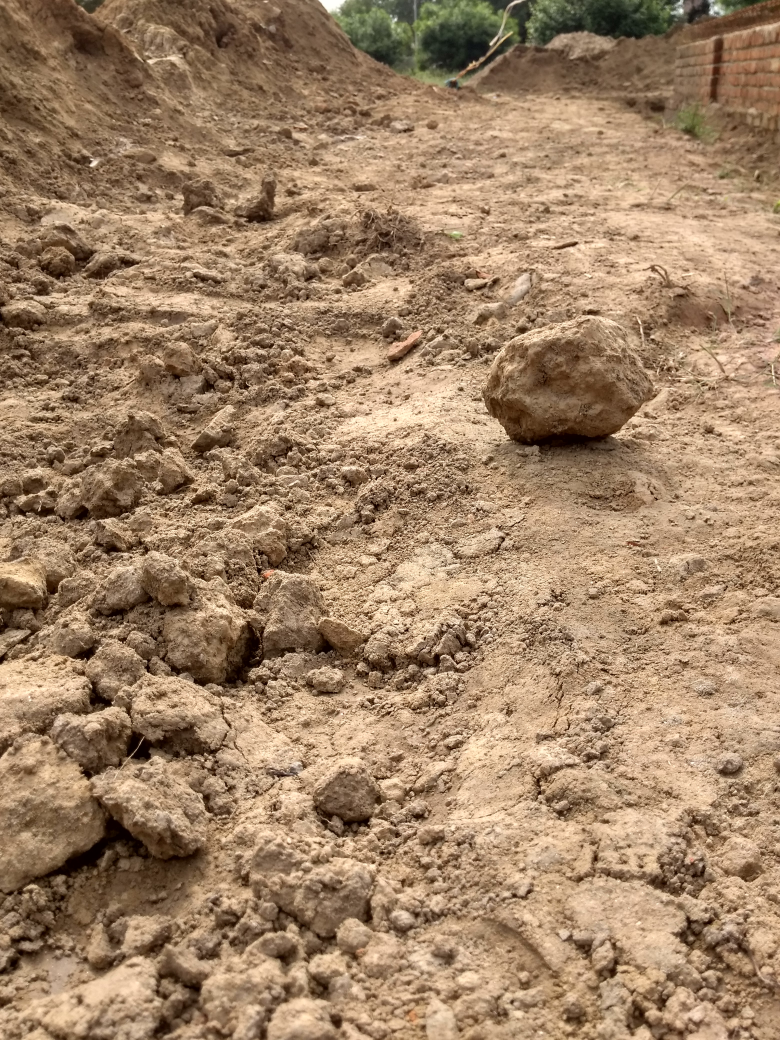
#> input picture codes/testing /obstacle detection/mars9.jpg, 3120 x 4160 px (shown at 1/4 size)
$ python test3.py   (Python 2 division)   (older library calls are emulated)
#> lines starting #> are read from the running program, lines starting #| are printed output that depends on the picture; after the words box and inside, x2 and y2 are one past the last pixel; in counts of white or black regions, pixels touching at a corner belong together
#INFERNO 2018
#obstacle detection image processing code

#from picamera.array import PiRGBArray
#from picamera import PiCamera
import argparse
import time
import cv2
import numpy as np

# choosing image to be processed
img = cv2.imread("mars9.jpg")
#> img is the input picture: shape (4160, 3120, 3); mean B, G, R 102.2, 131.1, 160.4
'''
width = 599
height = 346
dim = (width, height)

# resize image
img = cv2.resize(img, dim, interpolation = cv2.INTER_AREA)
'''
'''
#setup args
ap = argparse.ArgumentParser()
ap.add_argument("-v", "--video", help="path to the video file")
ap.add_argument("-a", "--min-area", type=int, default=500, help="minimum area size")
args = vars(ap.parse_args())

#pause
time.sleep(0.1)
'''
#setup coloring bounding arrays
lower_RGB = np.array([0,0,0])
upper_RGB = np.array([85,85,85])

# begin looping video and process frame-by-frame
#while(1):
        # specify image as incoming frame from RPI camera
#   ret,image = cap.read()

        # conduct color threshold
mask = cv2.inRange(img,lower_RGB,upper_RGB)
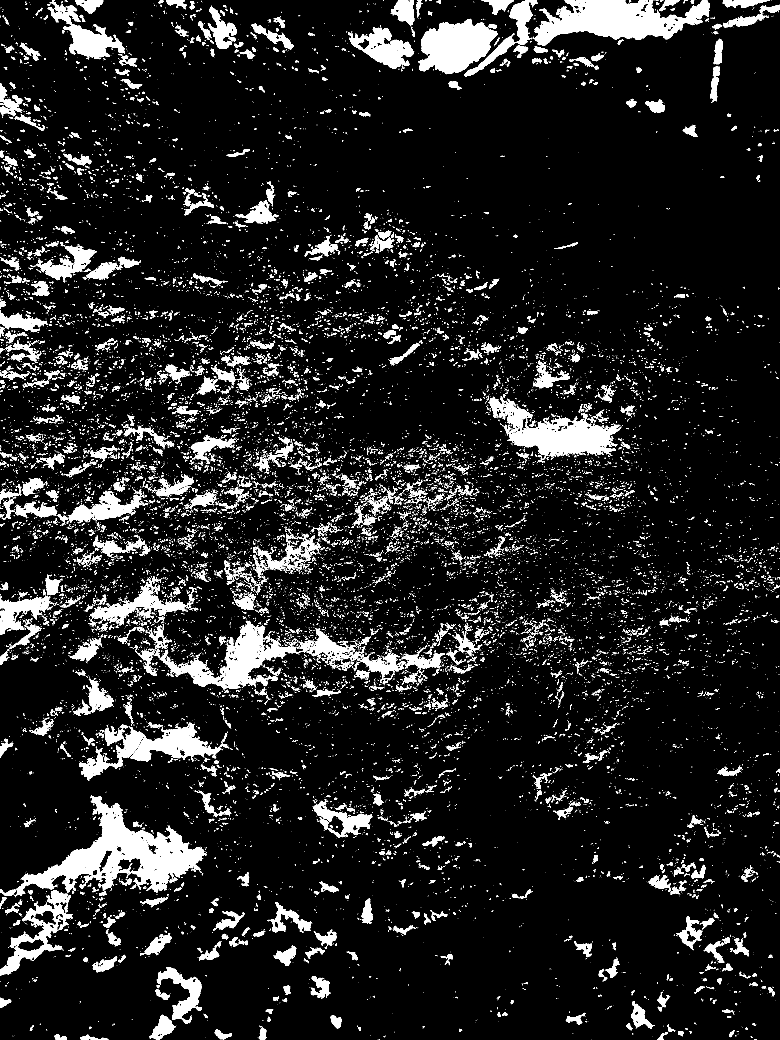
#> mask: shape (4160, 3120) (shown at 1/4 size); 9.3% white; 23574 white regions (19891 under 20 px)

        # find contours (similar to particle analysis)
(_,cnts, _) = cv2.findContours(mask, cv2.RETR_EXTERNAL,cv2.CHAIN_APPROX_SIMPLE)
#> cnts = 23541 contours, 21173 with area under 20; largest, box (x1, y1, x2, y2) and area: (58, 3181, 827, 3588) 104250, (2138, 0, 2839, 183) 69802, (1958, 1589, 2486, 1832) 50224, (639, 2483, 1191, 2758) 45352, (1673, 75, 1991, 297) 44444

	# loop over the contours
for c in cnts:
		# if the contour is too small, ignore it
 if cv2.contourArea(c) < 100:
	continue

		# compute the bounding box for the contour, draw it on the frame,
		# and update the text
 (x, y, w, h) = cv2.boundingRect(c)
 cv2.rectangle(img, (x, y), (x + w, y + h), (0, 0, 255), 2)

        # show the images
 cv2.imshow("mask",mask)
 cv2.imshow("img",img)
#> this loop made 23541 passes
#> c on passes 1 to 3: [[2367, 4159]], [[1511, 4159]], [[433, 4159], [435, 4159]]
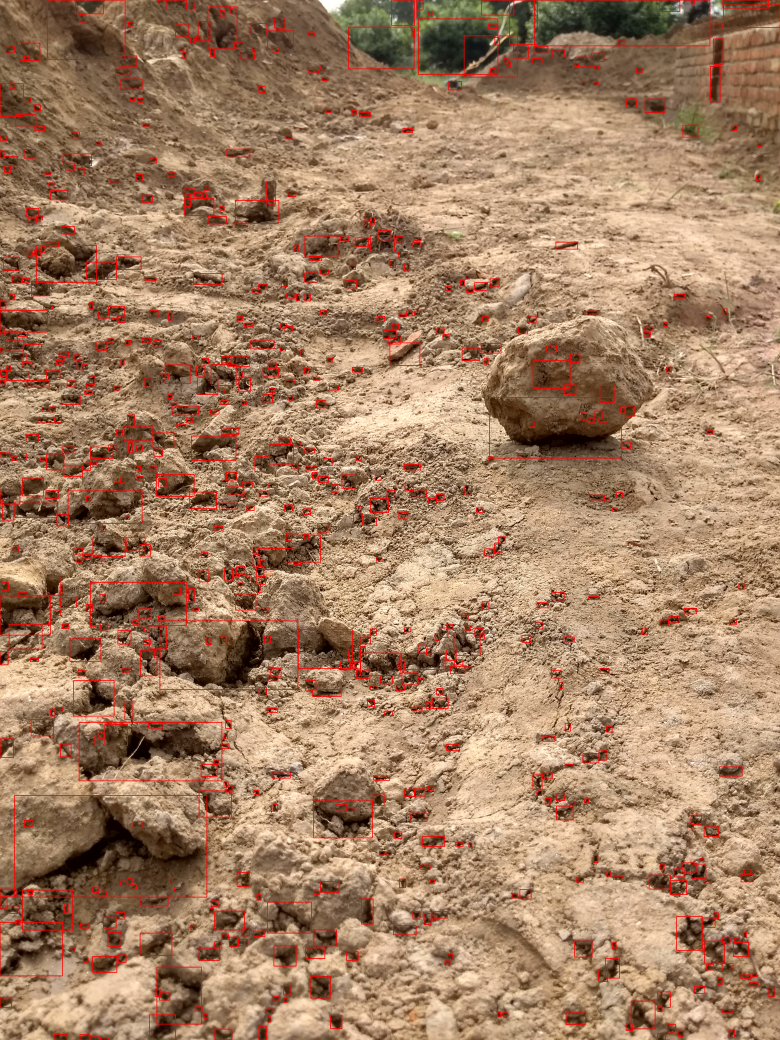
#> img: shape (4160, 3120, 3) (shown at 1/4 size); mean B, G, R 100.2, 128.4, 163.8

'''        # termination by pressing 'esc' (escape key)
k = cv2.waitKey(30) & 0xff
if k == 27:
  break
elif k == ord('s'):
  cv2.imwrite('mask.png',mask)
  cv2.imwrite('image.png',img)
'''
# terminate windows
cv2.waitKey(0)
cv2.destroyAllWindows()
